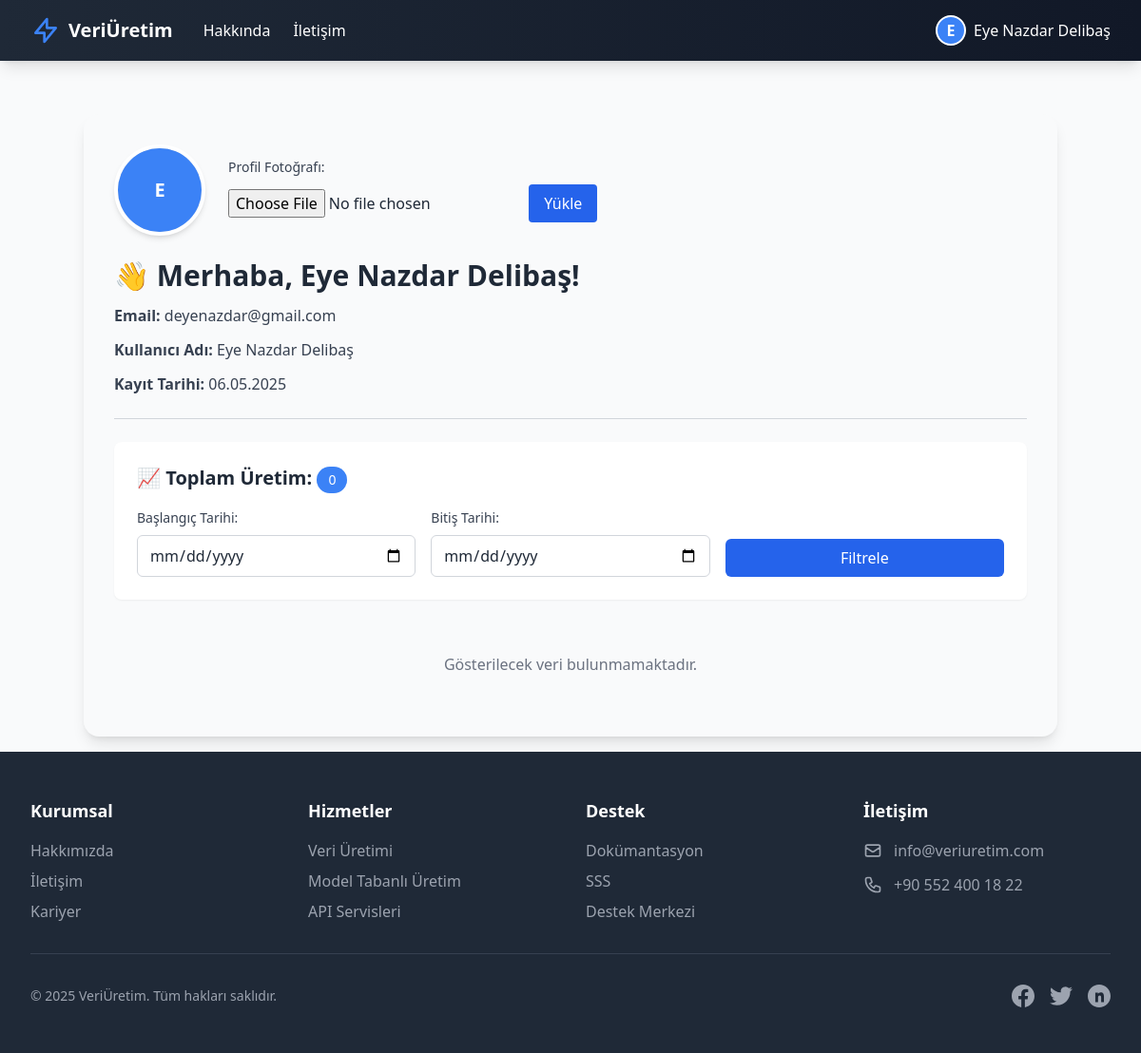
The app's page /profile (signed in), older data.
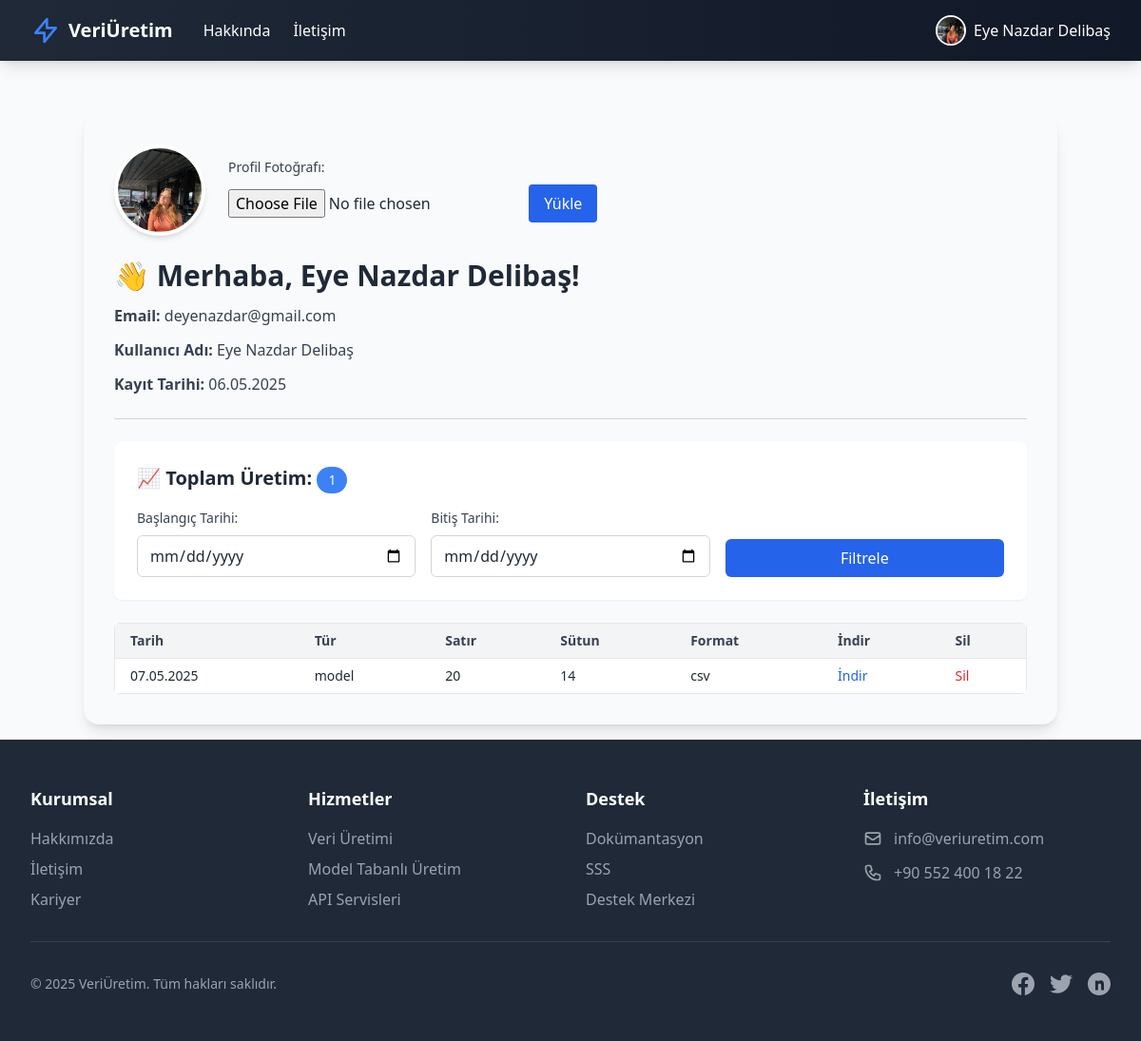
The same page, newer data.
### app.py (models this page shows, shortened)
class User(db.Model, UserMixin):  # UserMixin ekledik
    __table_args__={'extend_existing': True}  # Mevcut tabloyu genişlet
    __tablename__ = 'user'
    id = db.Column(db.Integer, primary_key=True)
    name = db.Column(db.String(100))
    username = db.Column(db.String(80), nullable=False)
    email = db.Column(db.String(150), unique=True, nullable=False)
    password_hash = db.Column(db.String(256), nullable=False)
    is_admin = db.Column(db.Boolean, default=False)
    created_at = db.Column(db.DateTime, default=datetime.utcnow)
    profile_picture = db.Column(db.String(120), nullable=True)
    session_token = db.Column(db.String(100),
                              unique=True,
                              nullable=True,
                              name='uq_user_session_token'
                              )

class Production(db.Model):
    id = db.Column(db.Integer, primary_key=True)
    user_id = db.Column(db.Integer, db.ForeignKey('user.id'))
    date = db.Column(db.Date)
    type = db.Column(db.String(50))
    row = db.Column(db.Integer)
    column = db.Column(db.Integer)
    format = db.Column(db.String(10))
    file_path = db.Column(db.String(200))
    user = db.relationship('User', backref=db.backref('productions', lazy=True))

### app.py (the view, shortened to what this page needs)
@app.route('/profile', methods=['GET', 'POST'])
@login_required
def profile():
    if not current_user.is_authenticated:
        flash("Lütfen giriş yapın!", "danger")
        return redirect(url_for('login'))
    productions_query = Production.query.filter_by(user_id=current_user.id)
    filtered = False  # Filtreleme yapılıp yapılmadığını kontrol etmek için
    productions = productions_query.order_by(Production.date.desc()).all()
    total_production = len(productions)
    if filtered and not productions:
        flash("Bu tarihler arasında veri üretimi yapmadınız.", "info")
    return render_template('profile.html',
                         current_user=current_user,
                         productions=productions,
                         total_production=total_production,
                         start_date=request.form.get('start_date', ''),
                         end_date=request.form.get('end_date', ''))

### app.py (called while the page is built)
@app.after_request
def add_security_headers(response):
    response.headers['X-Content-Type-Options'] = 'nosniff'
    response.headers['X-Frame-Options'] = 'DENY'
    response.headers['X-XSS-Protection'] = '1; mode=block'
    return response

@login_manager.user_loader
def load_user(user_id):
    return User.query.get(int(user_id))  # Kullanıcıyı ID ile getir(veri tabanından al)

@app.context_processor
def utility_processor():
    return {
        'now': datetime.now(),
        'datetime': datetime,
        'current_year': datetime.now().year
    }

### templates/profile.html (shortened to what this page needs)
{% extends "base.html" %}
{% block content %}
<div class="max-w-5xl mx-auto mt-10 p-8 bg-gray-50 shadow-lg rounded-2xl hover:shadow-xl transition-shadow duration-300 overflow-y-auto max-h-screen">
    <div class="flex items-center space-x-6 mb-6">
        <div class="w-24 h-24 rounded-full bg-gray-300 overflow-hidden border-4 border-white shadow-md">
            {% if current_user.profile_picture %}
            <img src="{{ url_for('static', filename=current_user.profile_picture) }}" alt="Profil Resmi">
            {% else %}
                <span class="flex items-center justify-center h-full w-full text-white font-bold text-xl bg-blue-500">
                    {{ current_user.username[0] | upper }}
                </span>
            {% endif %}
        </div>
        <form method="POST" enctype="multipart/form-data" name="profile_photo_form">
            <label for="profile_picture" class="block text-sm font-medium text-gray-700">Profil Fotoğrafı:</label>
            <input type="file" name="profile_picture" id="profile_picture" accept="image/*" class="mt-1"/>
            <button type="submit" class="mt-2 px-4 py-2 bg-blue-600 text-white rounded hover:bg-blue-700">Yükle</button>
        </form>
    </div>
    <div class="space-y-3">
        <h2 class="text-3xl font-bold text-gray-800">👋 Merhaba, {{ current_user.username }}!</h2>
        <p class="text-gray-700"><strong>Email:</strong> {{ current_user.email }}</p>
        <p class="text-gray-700"><strong>Kullanıcı Adı:</strong> {{ current_user.username }}</p>
        <p class="text-gray-700"><strong>Kayıt Tarihi:</strong> {{ current_user.created_at.strftime('%d.%m.%Y') }}</p>
    </div>
    <hr class="my-6 border-gray-300">
    <div class="bg-white p-6 rounded-lg shadow-sm mb-6">
        <div class="flex items-center justify-between mb-4">
            <h4 class="text-xl font-semibold text-gray-800">📈 Toplam Üretim:
                <span class="inline-block bg-blue-500 text-white text-sm font-medium px-3 py-1 rounded-full">
                    {{ total_production }}
                </span>
            </h4>
        </div>
        <form method="POST" class="grid grid-cols-1 md:grid-cols-3 gap-4">
            <div class="space-y-2">
                <label for="start_date" class="block text-sm font-medium text-gray-700">Başlangıç Tarihi:</label>
                <input type="date" name="start_date" id="start_date"
                       class="w-full px-3 py-2 border border-gray-300 rounded-md focus:ring-2 focus:ring-blue-500"
                       value="{{ start_date }}" required>
            </div>
            <div class="space-y-2">
                <label for="end_date" class="block text-sm font-medium text-gray-700">Bitiş Tarihi:</label>
                <input type="date" name="end_date" id="end_date"
                       class="w-full px-3 py-2 border border-gray-300 rounded-md focus:ring-2 focus:ring-blue-500"
                       value="{{ end_date }}" required>
            </div>
            <div class="flex items-end">
                <button type="submit" class="w-full bg-blue-600 hover:bg-blue-700 text-white font-medium py-2 px-4 rounded-md">
                    Filtrele
                </button>
            </div>
        </form>
    </div>
    <div class="overflow-x-auto rounded-md">
        {% if productions %}
            <table class="min-w-full table-auto border border-gray-200 text-sm bg-white rounded-md">
                <thead>
                    <tr class="bg-gray-100 text-left text-gray-700">
                        <th class="px-4 py-2 border-b">Tarih</th>
                        <th class="px-4 py-2 border-b">Tür</th>
                        <th class="px-4 py-2 border-b">Satır</th>
                        <th class="px-4 py-2 border-b">Sütun</th>
                        <th class="px-4 py-2 border-b">Format</th>
                        <th class="px-4 py-2 border-b">İndir</th>
                        <th class="px-4 py-2 border-b">Sil</th>
                    </tr>
                </thead>
                <tbody class="divide-y divide-gray-200">
                    {% for production in productions %}
                        <tr class="hover:bg-gray-50">
                            <td class="px-4 py-2">{{ production.date.strftime('%d.%m.%Y') }}</td>
                            <td class="px-4 py-2">{{ production.type }}</td>
                            <td class="px-4 py-2">{{ production.row }}</td>
                            <td class="px-4 py-2">{{ production.column }}</td>
                            <td class="px-4 py-2">{{ production.format }}</td>
                            <td class="px-4 py-2">
                                <a href="{{ url_for('download', id=production.id) }}"
                                    class="text-blue-600 hover:underline font-medium">İndir</a>
                            </td>
                            <td class="px-4 py-2">
                                <a href="{{ url_for('delete', id=production.id) }}"
                                    class="text-red-600 hover:underline font-medium">Sil</a>
                            </td>
                        </tr>
                    {% endfor %}
                </tbody>
            </table>
            {% else %}
            <div class="text-center py-8 text-gray-500">
                Gösterilecek veri bulunmamaktadır.
            </div>
        {% endif %}
    </div>
</div>
{% endblock %}

### templates/base.html (shortened to what this page needs)
<!DOCTYPE html>
<html lang="tr">
<head>
    <script src="https://cdn.tailwindcss.com"></script>
</head>
<body class="bg-gray-50 text-gray-800 font-sans">
    <nav class="bg-gradient-to-r from-gray-800 to-gray-900 text-white shadow-lg">
        <div class="max-w-7xl mx-auto px-4 sm:px-6 lg:px-8">
            <div class="flex items-center justify-between h-16">
                <div class="flex items-center space-x-8">
                    <a href="{{ url_for('home') }}" class="flex items-center space-x-2">
                        <svg class="w-8 h-8 text-blue-500" fill="none" stroke="currentColor" viewBox="0 0 24 24">
                            <path stroke-linecap="round" stroke-linejoin="round" stroke-width="2" d="M13 10V3L4 14h7v7l9-11h-7z"/>
                        </svg>
                        <span class="text-xl font-bold">VeriÜretim</span>
                    </a>
                    <div class="hidden md:flex items-center space-x-6">
                        <a href="{{ url_for('about') }}"
                           class="hover:text-blue-400 transition-colors duration-200">
                            Hakkında
                        </a>
                        <a href="{{ url_for('contact') }}"
                           class="hover:text-blue-400 transition-colors duration-200">
                            İletişim
                        </a>
                    </div>
                </div>
                <div class="flex items-center space-x-4">
                    {% if current_user.is_authenticated %}
                        <div class="relative group">
                            <button class="flex items-center space-x-2 hover:text-blue-400 transition-colors duration-200">
                                {% if current_user.profile_picture %}
                                    <img src="{{ url_for('static', filename=current_user.profile_picture) }}"
                                         alt="Profile"
                                         class="w-8 h-8 rounded-full border-2 border-white object-cover">
                                {% else %}
                                    <div class="w-8 h-8 rounded-full border-2 border-white bg-blue-500 flex items-center justify-center">
                                        <span class="text-white font-bold">{{ current_user.username[0] | upper }}</span>
                                    </div>
                                {% endif %}
                                <span>{{ current_user.username }}</span>
                            </button>
                        </div>
                    {% endif %}
                </div>
            </div>
        </div>
    </nav>
    <main class="max-w-7xl mx-auto p-4">
        {% block content %}{% endblock %}
    </main>
    <footer class="bg-gray-800 text-white mt-auto">
        <div class="max-w-7xl mx-auto px-4 sm:px-6 lg:px-8 py-12">
            <div class="grid grid-cols-1 md:grid-cols-4 gap-8">
                <div>
                    <h4 class="text-lg font-semibold mb-4">Kurumsal</h4>
                    <ul class="space-y-2">
                        <li>
                            <a href="{{ url_for('about') }}" class="text-gray-400 hover:text-white transition-colors duration-200">
                                Hakkımızda
                            </a>
                        </li>
                        <li>
                            <a href="{{ url_for('contact') }}" class="text-gray-400 hover:text-white transition-colors duration-200">
                                İletişim
                            </a>
                        </li>
                        <li>
                            <a href="#" class="text-gray-400 hover:text-white transition-colors duration-200">
                                Kariyer
                            </a>
                        </li>
                    </ul>
                </div>
                <div>
                    <h4 class="text-lg font-semibold mb-4">Hizmetler</h4>
                    <ul class="space-y-2">
                        <li>
                            <a href="#" class="text-gray-400 hover:text-white transition-colors duration-200">
                                Veri Üretimi
                            </a>
                        </li>
                        <li>
                            <a href="#" class="text-gray-400 hover:text-white transition-colors duration-200">
                                Model Tabanlı Üretim
                            </a>
                        </li>
                        <li>
                            <a href="#" class="text-gray-400 hover:text-white transition-colors duration-200">
                                API Servisleri
                            </a>
                        </li>
                    </ul>
                </div>
                <div>
                    <h4 class="text-lg font-semibold mb-4">Destek</h4>
                    <ul class="space-y-2">
                        <li>
                            <a href="#" class="text-gray-400 hover:text-white transition-colors duration-200">
                                Dokümantasyon
                            </a>
                        </li>
                        <li>
                            <a href="#" class="text-gray-400 hover:text-white transition-colors duration-200">
                                SSS
                            </a>
                        </li>
                        <li>
                            <a href="#" class="text-gray-400 hover:text-white transition-colors duration-200">
                                Destek Merkezi
                            </a>
                        </li>
                    </ul>
                </div>
                <div>
                    <h4 class="text-lg font-semibold mb-4">İletişim</h4>
                    <ul class="space-y-3">
                        <li class="flex items-center space-x-3 text-gray-400">
                            <svg class="w-5 h-5" fill="none" stroke="currentColor" viewBox="0 0 24 24">
                                <path stroke-linecap="round" stroke-linejoin="round" stroke-width="2" d="M3 8l7.89 5.26a2 2 0 002.22 0L21 8M5 19h14a2 2 0 002-2V7a2 2 0 00-2-2H5a2 2 0 00-2 2v10a2 2 0 002 2z"/>
                            </svg>
                            <span>info@veriuretim.com</span>
                        </li>
                        <li class="flex items-center space-x-3 text-gray-400">
                            <span>+90 552 400 18 22</span>
                        </li>
                    </ul>
                </div>
            </div>
            <div class="border-t border-gray-700 mt-8 pt-8">
                <div class="flex flex-col md:flex-row justify-between items-center">
                    <p class="text-gray-400 text-sm">
                        &copy; {{ datetime.now().year }} VeriÜretim. Tüm hakları saklıdır.
                    </p>
                    <div class="flex space-x-4 mt-4 md:mt-0">
                        <a href="#" class="text-gray-400 hover:text-white transition-colors duration-200">
                        </a>
                        <a href="#" class="text-gray-400 hover:text-white transition-colors duration-200">
                        </a>
                        <a href="#" class="text-gray-400 hover:text-white transition-colors duration-200">
                        </a>
                    </div>
                </div>
            </div>
        </div>
    </footer>
</body>
</body>
</html>

Row changes from the older to the newer data that the page shows:
changed User "Eye Nazdar Delibaş": profile_picture: picture added; username "E" → (not shown)
added Production: date "07.05.2025", type "model", row "20", column "14", format "csv"
Text that changed along with them:
{{ total_production }}: "0" → "1"
text no longer shown: "Gösterilecek veri bulunmamaktadır."
text now shown: "Tarih Tür Satır Sütun Format İndir Sil"
